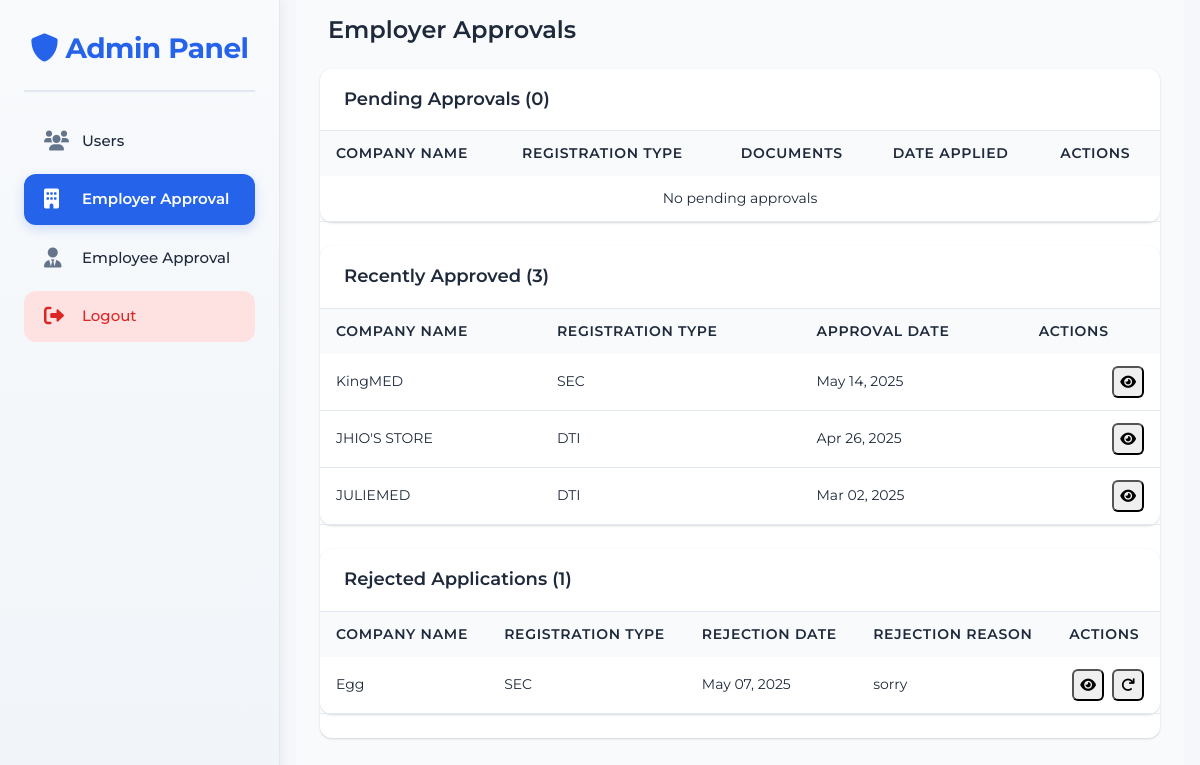
The page /secret-admin/approvals/ (signed in) on the database its author committed.
### employer/models.py (models this page shows, shortened)
class Employer(models.Model):
    REGISTRATION_TYPE_CHOICES = [
        ('SEC', 'SEC Registration'),
        ('DTI', 'DTI Registration'),
    ]
    username = models.CharField(max_length=100, unique=True)
    email = models.EmailField(unique=True)
    password = models.CharField(max_length=128)
    company_name = models.CharField(max_length=255, blank=True)
    company_description = models.TextField(blank=True)
    company_website = models.URLField(blank=True)
    company_location = models.CharField(max_length=255, blank=True)
    latitude = models.FloatField(null=True, blank=True)
    longitude = models.FloatField(null=True, blank=True)
    industry = models.CharField(max_length=100, blank=True)
    registration_type = models.CharField(
        max_length=3,
        choices=REGISTRATION_TYPE_CHOICES,
        blank=True
    )
    business_permit = models.FileField(
        upload_to='business_permits/',
        validators=[validate_file_extension, validate_file_size],
        blank=True,
        null=True,
        help_text='Upload your business permit (PDF, JPG, JPEG, or PNG, max 10MB)'
    )
    registration_document = models.FileField(
        upload_to='registration_documents/',
        validators=[validate_file_extension, validate_file_size],
        blank=True,
        null=True,
        help_text='Upload your SEC/DTI registration document (PDF, JPG, JPEG, or PNG, max 10MB)'
    )
    registration_number = models.CharField(
        max_length=50,
        blank=True,
        help_text='Your SEC/DTI registration number'
    )
    registration_date = models.DateField(
        null=True,
        blank=True,
        help_text='Date of SEC/DTI registration'
    )
    last_login = models.DateTimeField(null=True, blank=True)
    date_joined = models.DateTimeField(default=timezone.now)
    is_active = models.BooleanField(default=True)
    is_verified = models.BooleanField(default=False)
    is_approved = models.BooleanField(default=False)
    approval_date = models.DateTimeField(null=True, blank=True)
    rejection_reason = models.TextField(blank=True, null=True)

### admin_panel/views.py (the view)
# urls.py: path('approvals/', views.approval_dashboard, name='approvals'),
@login_required
@user_passes_test(is_admin)
def approval_dashboard(request):
    pending_employees = Employee.objects.filter(
        is_approved=False,
        rejection_reason__isnull=True
    ).order_by('-date_joined')
    pending_employers = Employer.objects.filter(
        is_approved=False,
        rejection_reason__isnull=True
    ).order_by('-date_joined')
    approved_employees = Employee.objects.filter(
        is_approved=True
    ).order_by('-approval_date')
    approved_employers = Employer.objects.filter(
        is_approved=True
    ).order_by('-approval_date')
    rejected_employees = Employee.objects.filter(
        is_approved=False,
        rejection_reason__isnull=False
    ).order_by('-date_joined')
    rejected_employers = Employer.objects.filter(
        is_approved=False,
        rejection_reason__isnull=False
    ).order_by('-date_joined')
    context = {
        'pending_employees': pending_employees,
        'pending_employers': pending_employers,
        'approved_employees': approved_employees,
        'approved_employers': approved_employers,
        'rejected_employees': rejected_employees,
        'rejected_employers': rejected_employers,
    }
    return render(request, 'admin_panel/approval_dashboard.html', context)

### admin_panel/templates/admin_panel/approval_dashboard.html (shortened to what this page needs)
{% extends "base.html" %}
{% load static %}
{% block extra_css %}
<link rel="stylesheet" href="{% static 'css/admin_panel.css' %}">
{% endblock %}
{% block content %}
<div class="admin-dashboard container-fluid">
<aside class="sidebar">
    <div class="sidebar-header">
        <h2>
            <i class="fas fa-shield-alt"></i>
            Admin Panel
        </h2>
    </div>
    <nav class="sidebar-nav">
        <a href="{% url 'admin_panel:dashboard' %}" class="nav-item">
            <i class="fas fa-users"></i>
            <span>Users</span>
        </a>
        <a href="{% url 'admin_panel:approvals' %}" class="nav-item active">
            <i class="fas fa-building"></i>
            <span>Employer Approval</span>
        </a>
        <a href="{% url 'admin_panel:employee_approvals' %}" class="nav-item">
            <i class="fas fa-user-tie"></i>
            <span>Employee Approval</span>
        </a>
        <a href="{% url 'admin_panel:logout' %}" class="nav-item">
            <i class="fas fa-sign-out-alt"></i>
            <span>Logout</span>
        </a>
    </nav>
</aside>
    <main class="main-content px-4 py-3 w-full">
        <div class="content-header">
            <h1>Employer Approvals</h1>
        </div>
        <div class="table-container w-full max-w-full overflow-x-auto my-4">
                <div class="section">
                    <div class="section-header">
                        <h2>Pending Approvals ({{ pending_employers.count }})</h2>
                    </div>
                    <div class="table-responsive">
                        <table class="data-table">
                            <thead>
                                <tr>
                                    <th>Company Name</th>
                                    <th>Registration Type</th>
                                    <th>Documents</th>
                                    <th>Date Applied</th>
                                    <th>Actions</th>
                                </tr>
                            </thead>
                            <tbody>
                                {% for employer in pending_employers %}
                                <tr data-employer-id="{{ employer.id }}">
                                    <td>{{ employer.company_name }}</td>
                                    <td>{{ employer.registration_type }}</td>
                                    <td>
                                        <div class="document-links">
                                            {% if employer.business_permit %}
                                            <a href="{{ employer.business_permit.url }}" target="_blank" class="document-link">
                                                <i class="fas fa-file-alt"></i>
                                                Business Permit
                                            </a>
                                            {% endif %}
                                            {% if employer.registration_document %}
                                            <a href="{{ employer.registration_document.url }}" target="_blank" class="document-link">
                                                <i class="fas fa-file-alt"></i>
                                                Registration
                                            </a>
                                            {% endif %}
                                        </div>
                                    </td>
                                    <td>{{ employer.date_joined|date:"M d, Y" }}</td>
                                    <td>
                                        <div class="action-buttons">
                                            <button class="btn-icon view" onclick="viewEmployerDetails({{ employer.id }})" title="View Details">
                                                <i class="fas fa-eye"></i>
                                            </button>
                                            <button class="btn-icon approve" onclick="approveEmployer({{ employer.id }})" title="Approve">
                                                <i class="fas fa-check"></i>
                                            </button>
                                            <button class="btn-icon reject" onclick="rejectEmployer({{ employer.id }})" title="Reject">
                                                <i class="fas fa-times"></i>
                                            </button>
                                        </div>
                                    </td>
                                </tr>
                                {% empty %}
                                <tr>
                                    <td colspan="5" class="text-center">No pending approvals</td>
                                </tr>
                                {% endfor %}
                            </tbody>
                        </table>
                    </div>
                </div>
                <div class="section mt-6">
                    <div class="section-header">
                        <h2>Recently Approved ({{ approved_employers.count }})</h2>
                    </div>
                    <div class="table-responsive">
                        <table class="data-table">
                            <thead>
                                <tr>
                                    <th>Company Name</th>
                                    <th>Registration Type</th>
                                    <th>Approval Date</th>
                                    <th>Actions</th>
                                </tr>
                            </thead>
                            <tbody>
                                {% for employer in approved_employers %}
                                <tr>
                                    <td>{{ employer.company_name }}</td>
                                    <td>{{ employer.registration_type }}</td>
                                    <td>{{ employer.approval_date|date:"M d, Y" }}</td>
                                    <td>
                                        <div class="action-buttons">
                                            <button class="btn-icon view" onclick="viewEmployerDetails({{ employer.id }})" title="View Details">
                                                <i class="fas fa-eye"></i>
                                            </button>
                                        </div>
                                    </td>
                                </tr>
                                {% empty %}
                                <tr>
                                    <td colspan="4" class="text-center">No approved employers</td>
                                </tr>
                                {% endfor %}
                            </tbody>
                        </table>
                    </div>
                </div>
                <div class="section mt-6">
                    <div class="section-header">
                        <h2>Rejected Applications ({{ rejected_employers.count }})</h2>
                    </div>
                    <div class="table-responsive">
                        <table class="data-table">
                            <thead>
                                <tr>
                                    <th>Company Name</th>
                                    <th>Registration Type</th>
                                    <th>Rejection Date</th>
                                    <th>Rejection Reason</th>
                                    <th>Actions</th>
                                </tr>
                            </thead>
                            <tbody>
                                {% for employer in rejected_employers %}
                                <tr data-employer-id="{{ employer.id }}">
                                    <td>{{ employer.company_name }}</td>
                                    <td>{{ employer.registration_type }}</td>
                                    <td>{{ employer.date_joined|date:"M d, Y" }}</td>
                                    <td>
                                        <span class="rejection-reason" title="{{ employer.rejection_reason }}">
                                            {{ employer.rejection_reason|truncatechars:50 }}
                                        </span>
                                    </td>
                                    <td>
                                        <div class="action-buttons">
                                            <button class="btn-icon view" onclick="viewEmployerDetails({{ employer.id }})" title="View Details">
                                                <i class="fas fa-eye"></i>
                                            </button>
                                            <button class="btn-icon reconsider" onclick="reconsiderEmployer({{ employer.id }})" title="Reconsider Application">
                                                <i class="fas fa-redo"></i>
                                            </button>
                                        </div>
                                    </td>
                                </tr>
                                {% empty %}
                                <tr>
                                    <td colspan="5" class="text-center">No rejected applications</td>
                                </tr>
                                {% endfor %}
                            </tbody>
                        </table>
                    </div>
                </div>
        </div>
    </main>
</div>
{% endblock %}

### rows shown on the page
Employer: company_name "KingMED", registration_type "SEC", approval_date "May 14, 2025"
Employer: company_name "JHIO'S STORE", registration_type "DTI", approval_date "Apr 26, 2025"
Employer: company_name "JULIEMED", registration_type "DTI", approval_date "Mar 02, 2025"
Employer: company_name "Egg", registration_type "SEC", date_joined "May 07, 2025", rejection_reason "sorry"

### other values the page prints
{{ pending_employers.count }} "0"
{{ approved_employers.count }} "3"
{{ rejected_employers.count }} "1"
